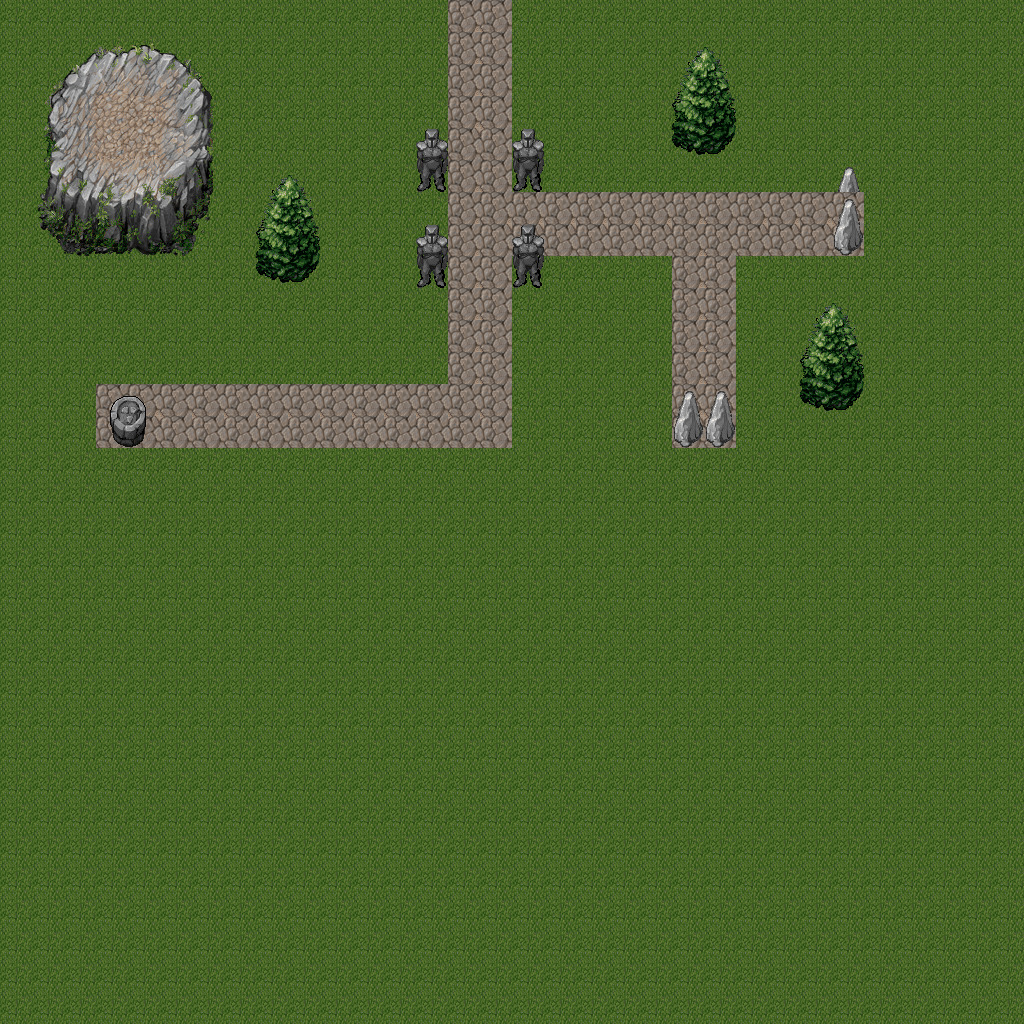

This game map was drawn from its Tiled (.tmx) file and the tilesets committed beside it. A one-line description and the trimmed map source follow:
An orthogonal 32x32 tile map with 32x32 px tiles, 2 tile layers (Tile Layer 1, Tile Layer 2).

<map version="1.0" orientation="orthogonal" width="32" height="32" tilewidth="32" tileheight="32">
 <tileset firstgid="1" name="tileset" tilewidth="32" tileheight="32">
  <image source="../tileset.png" width="512" height="512" />
 </tileset>
 <layer name="Tile Layer 1" width="32" height="32">
  <data>[1024 cells, 1024 non-empty, 5 distinct tile ids]</data>
 </layer>
 <objectgroup name="objects" width="32" height="32" />
 <layer name="Tile Layer 2" width="32" height="32">
  <data>[1024 cells, 85 non-empty, 58 distinct tile ids]</data>
 </layer>
</map>
